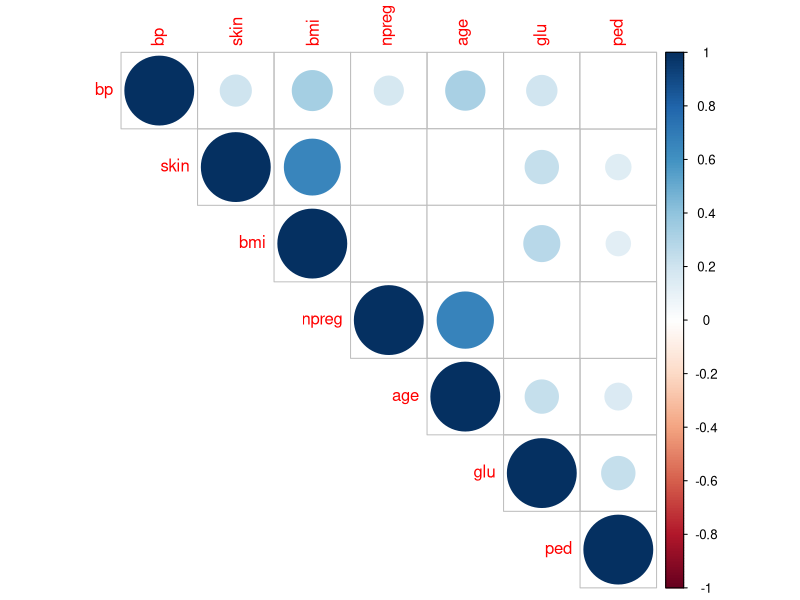
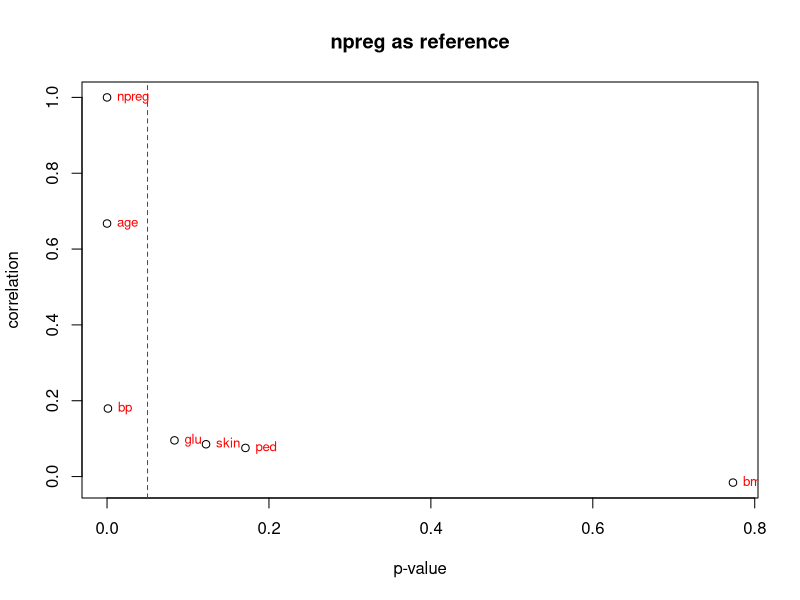
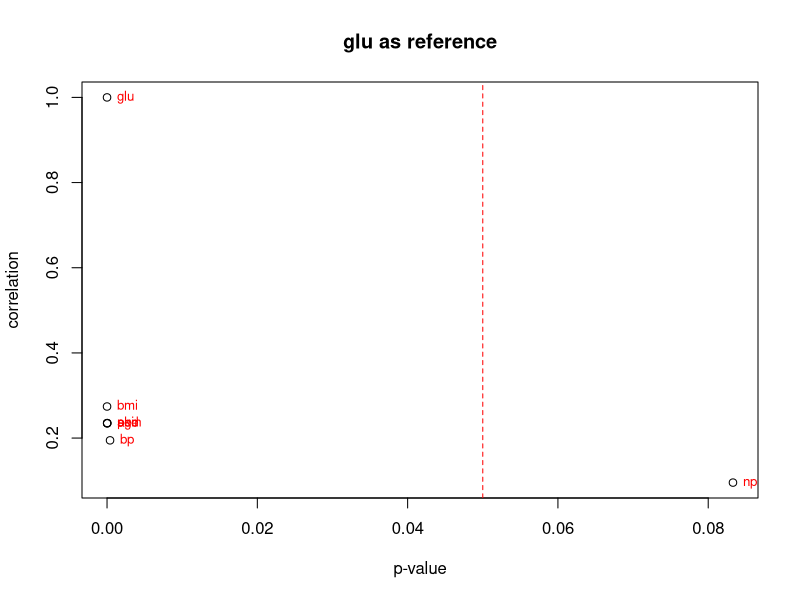
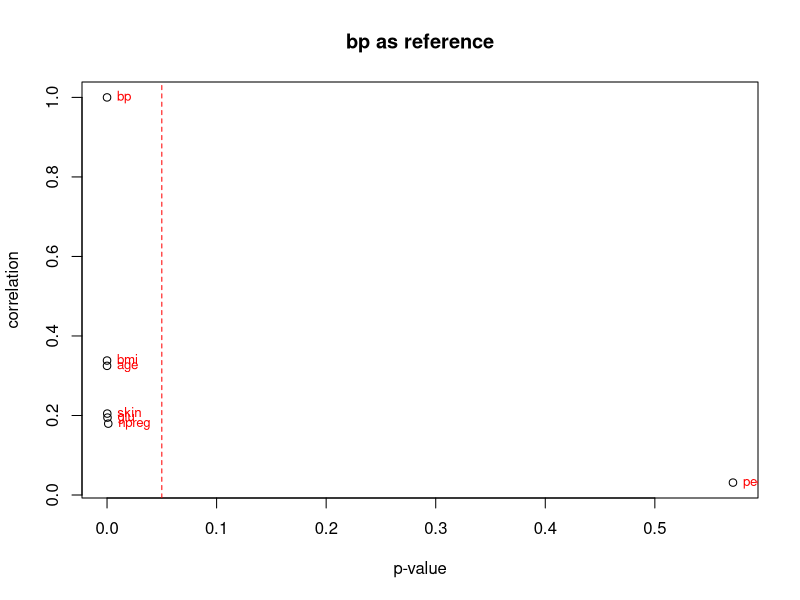
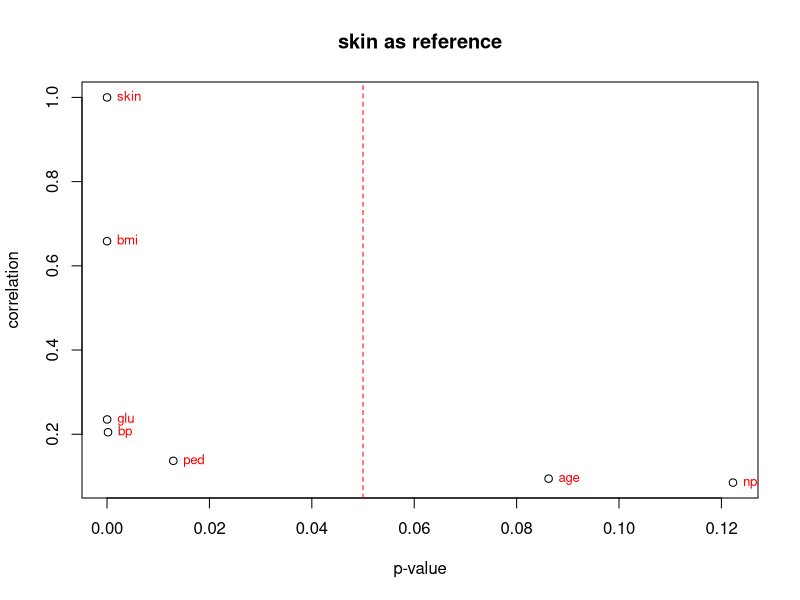
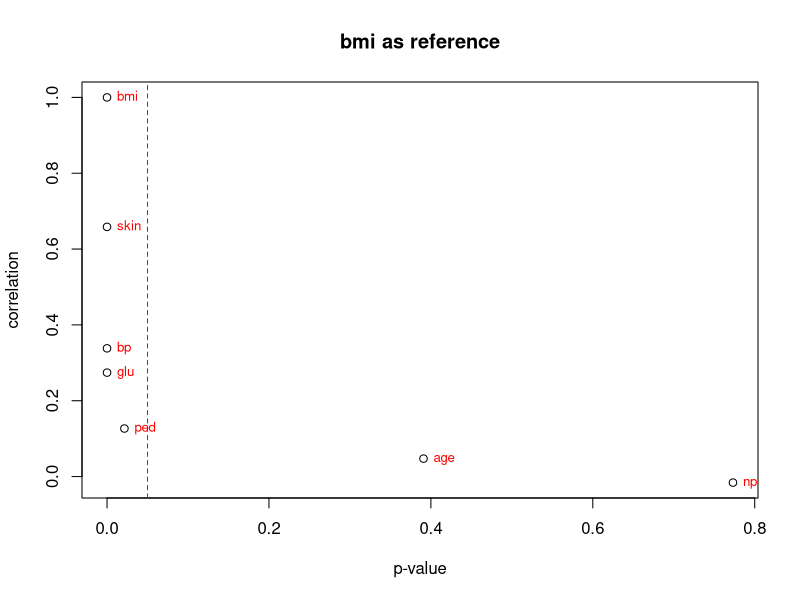
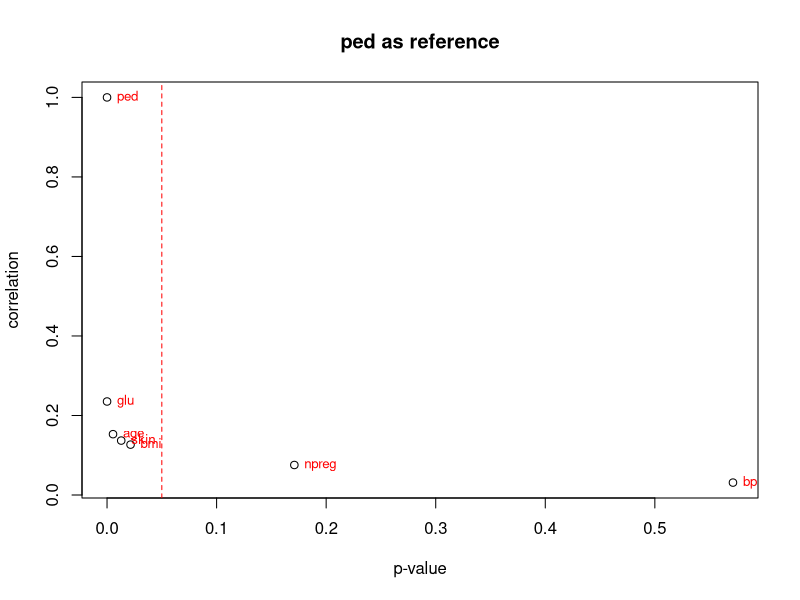
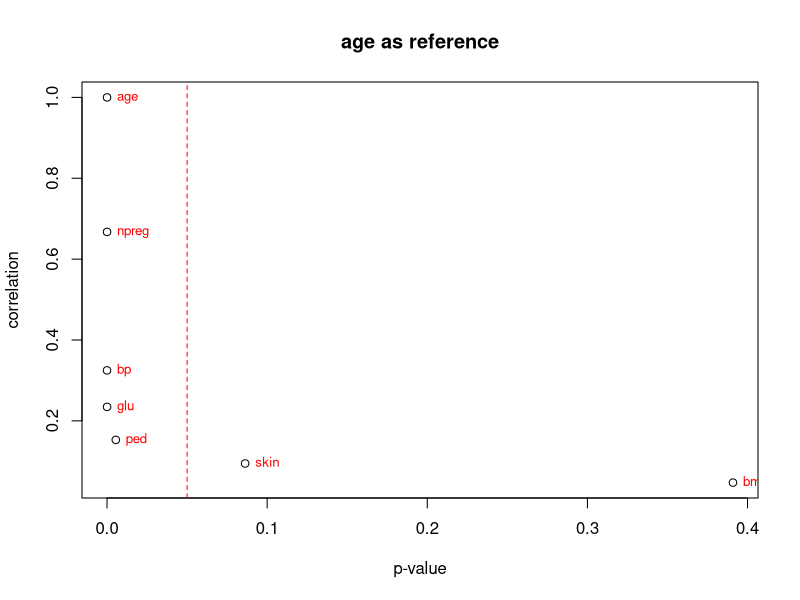

These charts were generated, in order, by the following R code: (Note: this script raises an error after producing the figures.)
## >> Exercise 1 << ##

library(MASS)

x <- Pima.te[1:7] #lets rename the data for easier use, while keeping only quantitative columns

## Now all we have to do is run cor() on our data and will give back a correlation matrix.
## The matrix is square symmetrical and has its diagonal values equal to 1 since they are compared with theirselves (meaning directly proportional).

pearson_cor <- cor(x) #pearson is the default
pearson_cor

spearman_cor <- cor(x, method = c("spearman"))
spearman_cor

## We notice a few differences when looking at the pearson and spearman correlation matrix.Looking at our data we could say the we can notice a few outliers within the small data matrix, which usually affects Pearson correlation. Overall, we notice the only negative correlation is for npreg-bim but with a very low correlation coefficient. For the rest we notice slight positive correlation, with the highest beeign for bmi-skin and for age-npg (with about 0.66 for each). Noticable is also correlation for skin-glu, bmi-glu, bmi-bp, ped-glu, age-glu and age-bp with about 0.22-0.32.
##Since the default for our analysis is pearson, i cointinue my code using pearson.

## >Fischer transformation to get test statistic

## 1)With atanh
## Atanh will turn our matrix into z-score. This converts the data (correlation coefficients) to normal distribution data. The infinite is due to the fact the comparison is with itself. Info from: https://blogs.sas.com/content/iml/2017/09/20/fishers-transformation-correlation.html

z_score <- atanh(pearson_cor)
z_score


## 2)With psych (same results just mentioned it as information)
library(psych)
z_score <- fisherz(pearson_cor)
z_score




## Now that we have the z scores, we need to calculate the standard error and then the statistic. The standard error or z for fisher transformation is ~ 1/sqrt(N-3) where N is the size of the sample.

se_pima <- 1/sqrt(nrow(x)-3)
se_pima # se~0.0551

##Our null hypothesis here is H0: Correlation coefficients = 0 (means no correlation at all) and H1 != 0.
##To find the statistic, we need to divide the difference of our sample observations (our data) and the null hypothesis, whih in our case is that there is no correlation, thus cor.coef = 0.

statistic_fisher <- (z_score - 0)/se_pima
statistic_fisher # We notice that the statistic is about the same as the correlation matrix


## Since we now know the statistic we can calculate the pvalue based on the formula 2 * P(Z>=z | H0 is true). We just need to calculate the lower or upper tail and multiply by 2 as indicated in the formula. For correlation we calculate with 2 free variables, thus df = N-2, where N is the size of the sample. We can use the pt() function to calculate the upper/lower tail. From: https://bookdown.org/mslacour87/ch4_correlation_and_regression/Ch.4-Correlation-and-Regression.html

p_val <- 2*pt(abs(statistic_fisher), df = nrow(x)-2, lower.tail = F) #lower tail is false since we calculate one and multiply by 2.
p_val #We see that the diagonal of the matrix has pvalue = 0, which is normal since that is the maximum for the correlation coefficient. Means there is a direct proportional correlation. The same would be also be observed if we had -1 (inverse proportional).

dim(p_val)#7x7 matrix, so if we subtract the diagonal with is 7, we get a matrix of 42 entries, which half of them are identical, meaning we will have a total of 21 possible outcomes.

(sum(p_val<0.05)-7)/2 #In total we have 14/21 outcomes with a statistically significant pvalue with 95% confidence interval.

##And now to add the p in parenthesis, we convert to dataframe which are easier to work with.
pval_df <- as.data.frame(p_val) 
statistic_df <- as.data.frame(statistic_fisher)

lenp = dim(pval_df)[1]
for(i in 1:lenp){#we just need to loop over all the elements and copy contents from one to another
    for(j in 1:lenp){#it is a square matrix so we dont need to worry about diameters here
    statistic_df[i,j] <- paste( statistic_df[i,j]," (p=", pval_df[i,j],")", sep="")
    }
}

pearson_cor #correlation matrix

statistic_df #statistic and pvalue in parenthesis (as mentioned in exercise)


##Now lets do some plots.
## 1) Scatterplot for p-values - Correlation Coefficients

for(i in 1:lenp){
    png(paste(dimnames(p_val)[[1]][i],"_cor-pval_","scatter.png",sep = ""),width=700, height=400)
    plot(p_val[i,], pearson_cor[i,], main=paste(dimnames(p_val)[[1]][i],"as reference"),sep=" ", xlab="p-value", ylab="correlation")
    text(p_val[i,], pearson_cor[i,], row.names(p_val), cex=0.8,pos = 4, col="red")
    abline(v=0.05, col="red", lty="dashed") # Added a 0.05 line for taste
    dev.off()
}

## Comments: In general we notice as expected, that the higher (or lower, but we dont have any in this case) the correlation, the lower the p-value is as seen in the plots. That is expected since our H0 is that the correlation is equal to 0, so higher absolute deviation will lead to more statistically significant results (p-value). What we mean with higher correlation is that a change in one of the variables leads to change of the other variable. Higher correlation higher changes. The comments below concern 95% Confidence Interval, and i have denoted a red dotted line which shows the value for p = 0.05.
## i) Npreg vs Rest: Statistical significant with age (higher) and bp 
## ii) Glu vs Rest: Statistical significant with all except npreg
## iii) Bp vs Rest: Statistical significant with all except ped
## iv) Skin vs Rest: Statistical significant with all (higher correlation with bmi) except npreg+age
## v) B.M.I vs Rest: Statistical significant with all (higher correlation with skin) except age + npreg
## vi) Ped vs Rest: Statistical significant with all except npreg and bp
## vii) Age vs Rest: Statistical significant with all (higher correlation with nperg) except skin+bmi

##For the data.


lendata = length(x)
for(i in 1:lendata){
    for(j in 1:lendata){
        if (j <= i){
            next
        }
        xl = colnames(x)[i]
        yl = colnames(x)[j]
        png(paste(xl,"_",yl,"_scatter.png",sep = ""),width=700, height=400)
        plot(x[,i], x[,j], col = rep(1:2),main = paste(xl,"_",yl,"_scatter.png",sep = ""), xlab = xl, ylab = yl)
        dev.off()
    }
}

#We notice that the values for variables with statistically significant correlations have data that resemble each other, almost as if displaced upper or lower, more so for higher correlations.

## 2) Boxplot. For the boxplot i tried with and without the outliers (basicly the 1's that come with when correlating the variables with themselves, and as expected there was a noticable difference. To do so, i just replace the 1's with NA which is not taken into account at the boxplot.

fixed_cor <- as.data.frame(pearson_cor)
fixed_cor[fixed_cor==1] <- NA
fixed_cor

## Without removing 1's
png("cor_boxplot.png")
boxplot(pearson_cor)
dev.off()


## After removing 1's
png("fix_cor_boxplot.png")
boxplot(fixed_cor, ylim=c(-0.1,1))
dev.off()


## Comments: We notice that our boxes have bigger interquantile range (Q1-Q3), but the median does not change considerably. We notice that the outliers this time are the statistically significant variables that are correlated with the given variable. We also notice the negative correlation as mentioned before. Bigger interquantile range means more variable correlations with other variables, while the mean seems to be in most cases on the verge of the Q1 or Q3.

## 3) Histogram

png("cor_hist.png")
hist(pearson_cor)
dev.off()

png("fix_cor_hist.png")
hist(as.matrix(fixed_cor), xlim = c(-0.1,1))
dev.off()

## Comments: We can see the occurences of correlation values, most beeing below 0.4, but still at a statistically significant level

## 4) Correlation plots: http://www.sthda.com/english/wiki/correlation-matrix-a-quick-start-guide-to-analyze-format-and-visualize-a-correlation-matrix-using-r-software
library(corrplot)

png("corrplot.png")

corrplot(pearson_cor, type="upper", order="hclust", 
         p.mat = p_val, sig.level = 0.05, insig = "blank") #blank leave non statistically significant correlations as blank


dev.off()

## 5) Heatmaps (same as above)
palette = colorRampPalette(c("green", "white", "red")) (20)

png("heatmap.png")

heatmap(x = pearson_cor, col = palette, symm = TRUE)

dev.off()

## Comments: Both the corrplot and the heatmap show almost identical things. For the corrplot we see only the values that are statistically significant when paired with one another. The deep blue circles are when variables are pitted with themselves thus leading to correlation equal to 1. On the side we see the graph of [-1,1] showing the color of correlation. This is a very nice and clear way to see visually the correlations. Same thing applies to the heatmap, where we can also see some type of clusters forming to the higly correlated variables. In this case high correlation is red.


##Using Hmisc library, we can get the correlation matrix (same as psych and atanh), which also calculates the p-value on its own. (An alternative way)
library(Hmisc)

hm_cor <- rcorr(as.matrix(x), type = c("pearson"))
hm_cor
hm_cor$r#([1]) #Correlation matrix

hm_cor$P#([3]) #P-value of correlations

corrplot(hm_cor$r, type="upper", order="hclust", 
         p.mat = hm_cor$P, sig.level = 0.05, insig = "blank")




## >> Exercise 2 << ##

## Lets recreate the steps we used on exercise 1 to make a function for it.
fisherpval = function(dataf,h0){ #added the h0 parameter to change it if we are not looking for correlation = 0
    cor_df = as.data.frame(cor(dataf))
    fz_score = atanh(cor_df)
    se_df = 1/sqrt(nrow(dataf)-3)
    statistic_df = as.matrix(fz_score - h0)/se_df #it needs as matrix to calculate pvalue
    p_val <- max(2*pt(abs(statistic_df), df = nrow(dataf)-2, lower.tail = F)) #We are using max since we know that there will be in total 4 values in our matrix, since are comparing 2 variables. Both pairs are identical, with one beeing 0 since it comes from correlation = 1. Thus since pval >= 0, the max will give us the pvalue of intereset
    return(p_val)
}

#Same function but stops at statistic (for use at the permutation filtering)
corstat = function(dataf,h0){
    cor_df = as.data.frame(cor(dataf))
    fz_score = atanh(cor_df)
    se_df = 1/sqrt(nrow(dataf)-3)
    statistic_df = as.matrix(fz_score - h0)/se_df
    return(min(statistic_df)) #We can use minimum since again we have pairs but this time the variables with themselves return +Infinite.
}


##I chose not to over-comment on this permutation again, since its the same core as the one from set 2. The change here is that we want to keep one of the variables the same, while changing the other.

corpermttest = function(n1,n2,perm=999,h0=0){   
    my_df = cbind(as.data.frame(n1), as.data.frame(n2)) #With this we ensure the data does not become a problem
    corr_stat_thresh = corstat(my_df,h0)
    all_stat = vector()
    
    for(i in 1:perm){
        pop_rand <- as.data.frame(n2[sample(nrow(n2)),]) #Lets shuffle the second variable
        new_pop = cbind(as.data.frame(n1),pop_rand) #And then bind n1 (unchanged) with the shuffled n2        
        new_stat = corstat(new_pop,h0)
        all_stat = c(all_stat, abs(new_stat))
    }
    return((sum(all_stat>=abs(corr_stat_thresh))+1)/(perm+1))
}

#Again we have the same core function as set 2 so i chose not to overcomment.
corpvalrepeats = function(n,h0=0){
    r.names <- sprintf("p-values")
    c.names <- sprintf("Repeat%d",1:1000)
    m.names <- c("p-value_with_asymptotic", "p-value_with_permuation_(999)")
    p_cor_fish <- vector()
    p_cor_perm <- vector()
    for(i in 1:1000){ 
        x <- as.data.frame(rbeta(n,3,4))
        y <- as.data.frame(rexp(n,1))
        temp <- cbind(x,y) #This is for fisher functions
        p_cor_fish <- c(p_cor_fish, fisherpval(temp,h0))
        p_cor_perm <- c(p_cor_perm, corpermttest(x,y))
        }
    allpval <- array(c(p_cor_fish,p_cor_perm), dim = c(1,1000,2), dimnames = list(r.names, c.names, m.names))
    for(j in 1:2){
        png(paste(dimnames(allpval)[[3]][j],"(n=",n,")","hist.png",sep = ""),width=600, height=350)
        hist(allpval[,,j], main = paste("Histogram of",dimnames(allpval)[[3]][j]), xlab = paste("p-value ( n =",n, ")"))
        dev.off()
    }
    return(allpval)
}


list_with_all <- list()
ns = c(10,15,20,30,40,50)
ind = 1
for(sample in ns){
    result = corpvalrepeats(sample)
    list_with_all[[ind]] <- result
    ind = ind+1
}


## With this we can see the proportion of each test with different n in a fancy and easy way.

for(arr in 1:6){ #We have 6 different populations, so we can access each one of them from the list like so.
    print(paste("For n=",ns[arr],sep=""))
    for(tp in 1:2){ #Since we have 2 different p-values we can access them like so
        if( tp == 1 ){
            print("1)The proportion for asymptotic pvalue is:")
        }
        if( tp == 2 ){
            print("2)The proportion for pvalue with permutation (999) is:")
        }
        print(sum((list_with_all[[arr]][,,tp]<0.05)/1000*100))
    }
}
                


## From the histograms we notice that with lower n, without permuation we have higher fluctuations of p-values, but as the n increases, we notice the tendency towards uniform distribution. As far as permutations go, we notice the uniform distribution between all chosen n. This means its more "stable" and is not affected by population number (n)
